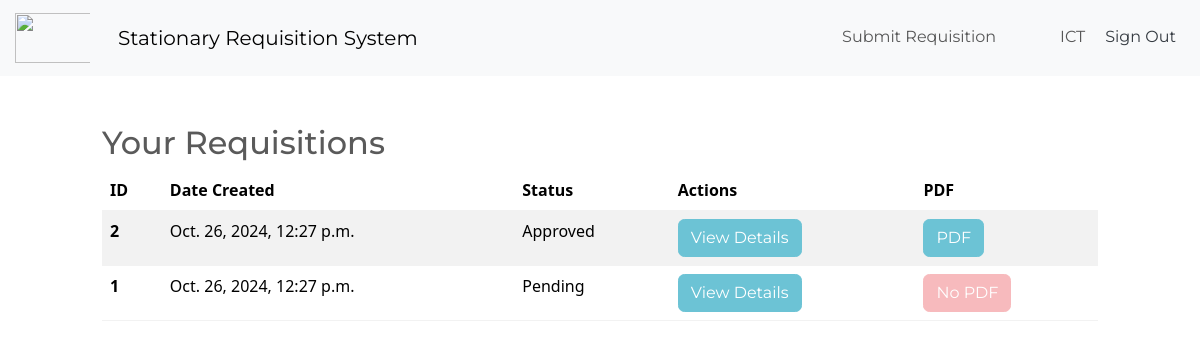
Page /dashboard/ (signed in) on the committed database.
### inventory/models.py (models this page shows, shortened)
class Requisition(models.Model):
    STATUS_CHOICES = (
        ('Pending', 'Pending'),
        ('Approved', 'Approved'),
        ('Rejected', 'Rejected'),
    )
    user = models.ForeignKey(User, on_delete=models.CASCADE)  # The user making the requisition
    date_created = models.DateTimeField(auto_now_add=True)  # Automatically set to the current timestamp
    status = models.CharField(max_length=10, choices=STATUS_CHOICES, default='Pending')

### inventory/views.py (the view)
# urls.py: path('dashboard/', Dashboard.as_view(), name='dashboard'),
class Dashboard(LoginRequiredMixin, View):
    def get(self, request):
        requisitions = Requisition.objects.filter(user=request.user).order_by('-date_created')
        return render(request, 'inventory/dashboard.html',{'requisitions': requisitions})

### inventory/templates/inventory/dashboard.html
{% extends 'auth/base.html' %}
{% block content %}
<div class="row">
    <div class="col-md-10 col-12 mx-auto mt-5">
        <h2>Your Requisitions</h2>
        <table class="table table-hover table-striped">
            <thead>
                <tr>
                    <th scope="col">ID</th>
                    <th scope="col">Date Created</th>
                    <th scope="col">Status</th>
                    <th scope="col">Actions</th>
                    <th scope="col">PDF</th>
                </tr>
            </thead>
            <tbody>
                {% if requisitions %}
                    {% for requisition in requisitions %}
                    <tr>
                        <th scope="row">{{ requisition.id }}</th>
                        <td>{{ requisition.date_created }}</td>
                        <td>{{ requisition.status }}</td>
                        <td>
                            <a href="{% url 'requisition_detail' requisition.id %}" class="btn btn-info">View Details</a>
                        </td>
                        <td>
                            {% if requisition.status == 'Approved' %}
                                <a href="{% url 'requisition_pdf' requisition.id %}" class="btn btn-info">PDF</a>
                            {% else %}
                                <button class="btn btn-secondary" disabled>No PDF</button>
                            {% endif %}
                        </td>
                    </tr>
                    {% endfor %}
                {% else %}
                    <tr>
                        <td colspan="4">You have not submitted any requisitions yet.</td>
                    </tr>
                {% endif %}
            </tbody>
        </table>
    </div>
</div>
{% endblock content %}

### inventory/templates/auth/navigation.html (shortened to what this page needs)
<nav class="navbar navbar-expand-lg bg-light">
  <a class="navbar-brand" href="#"><img src="https://upload.wikimedia.org/wikipedia/en/thumb/c/c0/BAPEX.png/220px-BAPEX.png" width="90" height="50" style="padding-left: 15px;" class="d-inline-block align-top" alt="" /></a>
  <div class="container-fluid">
    <a class="navbar-brand" href="{% url 'index' %}">Stationary Requisition System</a>
    <div class="collapse navbar-collapse justify-content-end" id="navbarNav">
      <ul class="navbar-nav">
        {% if user.is_authenticated %}
          {% if user.is_staff %}
            <li class="nav-item">
              <a class="nav-link" href="{% url 'requisition_list' %}" style="padding-top: 6px; padding-right: 56px;">Requisitions</a>
            </li>
          {% else %}
            <li class="nav-item">
              <a class="nav-link" href="{% url 'requisition' %}" style="padding-top: 6px;padding-right: 56px;">Submit Requisition</a>
            </li>
          {% endif %}
          <li class="nav-item">
            <a class="nav-link" href="#" style="padding-top: 6px;">{{ user.username }}</a>
          </li>
          <form method="post" action="{% url 'logout' %}">
            <button type="submit" class="btn border-0 bg-transparent text-dark">Sign Out</button>
          </form>
        {% endif %}
      </ul>
    </div>
  </div>
</nav>

### rows in the picture
Requisition: id "2", date_created "Oct. 26, 2024, 12:27 p.m.", status "Approved", shows "PDF"
Requisition: id "1", date_created "Oct. 26, 2024, 12:27 p.m.", status "Pending", shows "No PDF"

### other values in the picture
{{ user.username }} "ICT"
